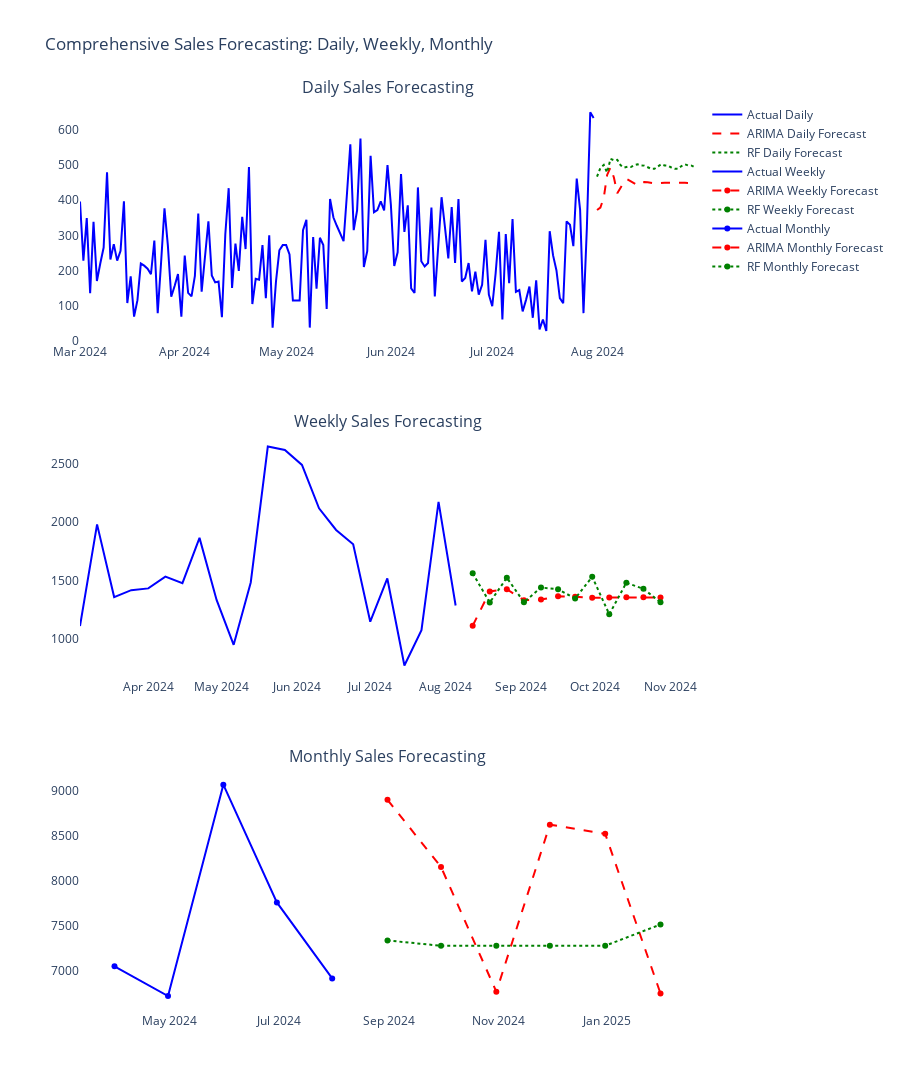

The cell this chart's notebook holds for it:
### Code cell
import pandas as pd
import numpy as np
import plotly.graph_objects as go
from plotly.subplots import make_subplots
from statsmodels.tsa.arima.model import ARIMA
from sklearn.ensemble import RandomForestRegressor

# Load data
df = pd.read_csv("index.csv")
df['date'] = pd.to_datetime(df['date'])

# Create subplots
fig = make_subplots(
    rows=3, cols=1,
    subplot_titles=(
        'Daily Sales Forecasting',
        'Weekly Sales Forecasting',
        'Monthly Sales Forecasting'
    ),
    vertical_spacing=0.1
)

# -------------------- DAILY FORECASTING --------------------
daily_sales = df.groupby('date')['money'].sum().reset_index()
daily_sales.columns = ['date', 'total_revenue']
daily_sales.set_index('date', inplace=True)
daily_sales = daily_sales.asfreq('D').fillna(method='ffill')

# ARIMA
arima_daily = ARIMA(daily_sales['total_revenue'], order=(5,1,0)).fit()
arima_forecast_daily = arima_daily.get_forecast(steps=30).summary_frame()
arima_forecast_daily['date'] = pd.date_range(daily_sales.index[-1] + pd.Timedelta(days=1), periods=30)
arima_forecast_daily.set_index('date', inplace=True)

# Random Forest
rf_daily = daily_sales.copy()
rf_daily['day_of_year'] = rf_daily.index.dayofyear
rf_daily['week_of_year'] = rf_daily.index.isocalendar().week
rf_daily['month'] = rf_daily.index.month
rf_daily['day_of_week'] = rf_daily.index.dayofweek
for lag in range(1, 8):
    rf_daily[f'lag_{lag}'] = rf_daily['total_revenue'].shift(lag)
rf_daily.dropna(inplace=True)
feature_cols_daily = ['day_of_year','week_of_year','month','day_of_week'] + [f'lag_{lag}' for lag in range(1,8)]
rf_model_daily = RandomForestRegressor(n_estimators=100, random_state=42).fit(rf_daily[feature_cols_daily], rf_daily['total_revenue'])

# Forecast next 30 days recursively
future_dates_daily = pd.date_range(daily_sales.index[-1]+pd.Timedelta(days=1), periods=30)
future_preds_daily = []
last_values_daily = daily_sales['total_revenue'][-7:].tolist()
for d in future_dates_daily:
    features = [d.dayofyear, d.isocalendar().week, d.month, d.dayofweek] + last_values_daily[-7:]
    pred = rf_model_daily.predict([features])[0]
    future_preds_daily.append(pred)
    last_values_daily.append(pred)

rf_forecast_daily = pd.DataFrame({'total_revenue': future_preds_daily}, index=future_dates_daily)

# Add daily traces
fig.add_trace(go.Scatter(x=daily_sales.index, y=daily_sales['total_revenue'], name='Actual Daily', line=dict(color='blue')), row=1, col=1)
fig.add_trace(go.Scatter(x=arima_forecast_daily.index, y=arima_forecast_daily['mean'], name='ARIMA Daily Forecast', line=dict(color='red', dash='dash')), row=1, col=1)
fig.add_trace(go.Scatter(x=rf_forecast_daily.index, y=rf_forecast_daily['total_revenue'], name='RF Daily Forecast', line=dict(color='green', dash='dot')), row=1, col=1)

# -------------------- WEEKLY FORECASTING --------------------
weekly_sales = df.groupby(pd.Grouper(key='date', freq='W-MON'))['money'].sum().reset_index()
weekly_sales.columns = ['week', 'total_revenue']
weekly_sales.set_index('week', inplace=True)
weekly_sales = weekly_sales.asfreq('W-MON').fillna(method='ffill')

arima_weekly = ARIMA(weekly_sales['total_revenue'], order=(3,1,0)).fit()
arima_forecast_weekly = arima_weekly.get_forecast(steps=12).summary_frame()
arima_forecast_weekly['week'] = pd.date_range(weekly_sales.index[-1]+pd.Timedelta(weeks=1), periods=12, freq='W-MON')
arima_forecast_weekly.set_index('week', inplace=True)

rf_weekly = weekly_sales.copy()
rf_weekly['week_of_year'] = rf_weekly.index.isocalendar().week
rf_weekly['month'] = rf_weekly.index.month
rf_weekly['quarter'] = rf_weekly.index.quarter
for lag in range(1,5):
    rf_weekly[f'lag_{lag}'] = rf_weekly['total_revenue'].shift(lag)
rf_weekly.dropna(inplace=True)
feature_cols_weekly = ['week_of_year','month','quarter'] + [f'lag_{lag}' for lag in range(1,5)]
rf_model_weekly = RandomForestRegressor(n_estimators=100, random_state=42).fit(rf_weekly[feature_cols_weekly], rf_weekly['total_revenue'])

# Recursive 12-week forecast
future_weeks = pd.date_range(weekly_sales.index[-1]+pd.Timedelta(weeks=1), periods=12, freq='W-MON')
future_preds_weekly = []
last_values_weekly = weekly_sales['total_revenue'][-4:].tolist()
for w in future_weeks:
    features = [w.isocalendar().week, w.month, w.quarter] + last_values_weekly[-4:]
    pred = rf_model_weekly.predict([features])[0]
    future_preds_weekly.append(pred)
    last_values_weekly.append(pred)

rf_forecast_weekly = pd.DataFrame({'total_revenue': future_preds_weekly}, index=future_weeks)

# Add weekly traces
fig.add_trace(go.Scatter(x=weekly_sales.index, y=weekly_sales['total_revenue'], name='Actual Weekly', line=dict(color='blue')), row=2, col=1)
fig.add_trace(go.Scatter(x=arima_forecast_weekly.index, y=arima_forecast_weekly['mean'], name='ARIMA Weekly Forecast', line=dict(color='red', dash='dash')), row=2, col=1)
fig.add_trace(go.Scatter(x=rf_forecast_weekly.index, y=rf_forecast_weekly['total_revenue'], name='RF Weekly Forecast', line=dict(color='green', dash='dot')), row=2, col=1)

# -------------------- MONTHLY FORECASTING --------------------
monthly_sales = df.groupby(pd.Grouper(key='date', freq='M'))['money'].sum().reset_index()
monthly_sales.columns = ['month','total_revenue']
monthly_sales.set_index('month', inplace=True)
monthly_sales = monthly_sales.asfreq('M').fillna(method='ffill')

arima_monthly = ARIMA(monthly_sales['total_revenue'], order=(2,1,0)).fit()
arima_forecast_monthly = arima_monthly.get_forecast(steps=6).summary_frame()
arima_forecast_monthly['month'] = pd.date_range(monthly_sales.index[-1]+pd.offsets.MonthEnd(1), periods=6, freq='M')
arima_forecast_monthly.set_index('month', inplace=True)

rf_monthly = monthly_sales.copy()
rf_monthly['month_of_year'] = rf_monthly.index.month
rf_monthly['quarter'] = rf_monthly.index.quarter
for lag in range(1,4):
    rf_monthly[f'lag_{lag}'] = rf_monthly['total_revenue'].shift(lag)
rf_monthly.dropna(inplace=True)
feature_cols_monthly = ['month_of_year','quarter'] + [f'lag_{lag}' for lag in range(1,4)]
rf_model_monthly = RandomForestRegressor(n_estimators=100, random_state=42).fit(rf_monthly[feature_cols_monthly], rf_monthly['total_revenue'])

# Recursive 6-month forecast
future_months = pd.date_range(monthly_sales.index[-1]+pd.offsets.MonthEnd(1), periods=6, freq='M')
future_preds_monthly = []
last_values_monthly = monthly_sales['total_revenue'][-3:].tolist()
for m in future_months:
    features = [m.month, m.quarter] + last_values_monthly[-3:]
    pred = rf_model_monthly.predict([features])[0]
    future_preds_monthly.append(pred)
    last_values_monthly.append(pred)

rf_forecast_monthly = pd.DataFrame({'total_revenue': future_preds_monthly}, index=future_months)

# Add monthly traces
fig.add_trace(go.Scatter(x=monthly_sales.index, y=monthly_sales['total_revenue'], name='Actual Monthly', line=dict(color='blue')), row=3, col=1)
fig.add_trace(go.Scatter(x=arima_forecast_monthly.index, y=arima_forecast_monthly['mean'], name='ARIMA Monthly Forecast', line=dict(color='red', dash='dash')), row=3, col=1)
fig.add_trace(go.Scatter(x=rf_forecast_monthly.index, y=rf_forecast_monthly['total_revenue'], name='RF Monthly Forecast', line=dict(color='green', dash='dot')), row=3, col=1)

# Layout
fig.update_layout(
    title='Comprehensive Sales Forecasting: Daily, Weekly, Monthly',
    height=1200,
    plot_bgcolor='white'
)
fig.show()

### Figure 1 — Plotly figure (JSON) as saved in the notebook; plotly's stock layout.template omitted (floating-point values rounded to 4 significant figures; data arrays with more than 128 entries replaced by an {"elided": "..."} marker saying what was removed)
{"data": [{"line": {"color": "blue"}, "name": "Actual Daily", "type": "scatter", "x": {"elided": "153 str values"}, "xaxis": "x", "y": {"elided": "153 float values"}, "yaxis": "y"}, {"line": {"color": "red", "dash": "dash"}, "name": "ARIMA Daily Forecast", "type": "scatter", "x": ["2024-08-01T00:00:00.000000000", "2024-08-02T00:00:00.000000000", "2024-08-03T00:00:00.000000000", "2024-08-04T00:00:00.000000000", "2024-08-05T00:00:00.000000000", "2024-08-06T00:00:00.000000000", "2024-08-07T00:00:00.000000000", "2024-08-08T00:00:00.000000000", "2024-08-09T00:00:00.000000000", "2024-08-10T00:00:00.000000000", "2024-08-11T00:00:00.000000000", "2024-08-12T00:00:00.000000000", "2024-08-13T00:00:00.000000000", "2024-08-14T00:00:00.000000000", "2024-08-15T00:00:00.000000000", "2024-08-16T00:00:00.000000000", "2024-08-17T00:00:00.000000000", "2024-08-18T00:00:00.000000000", "2024-08-19T00:00:00.000000000", "2024-08-20T00:00:00.000000000", "2024-08-21T00:00:00.000000000", "2024-08-22T00:00:00.000000000", "2024-08-23T00:00:00.000000000", "2024-08-24T00:00:00.000000000", "2024-08-25T00:00:00.000000000", "2024-08-26T00:00:00.000000000", "2024-08-27T00:00:00.000000000", "2024-08-28T00:00:00.000000000", "2024-08-29T00:00:00.000000000", "2024-08-30T00:00:00.000000000"], "xaxis": "x", "y": [372.1, 379.2, 407.2, 471.9, 493.2, 464.6, 419.9, 436.2, 452.0, 459.6, 454.1, 447.1, 442.9, 448.9, 451.7, 451.2, 448.9, 448.2, 448.5, 449.8, 449.9, 449.4, 449.0, 449.1, 449.3, 449.4, 449.3, 449.2, 449.2, 449.3], "yaxis": "y"}, {"line": {"color": "green", "dash": "dot"}, "name": "RF Daily Forecast", "type": "scatter", "x": ["2024-08-01T00:00:00.000000000", "2024-08-02T00:00:00.000000000", "2024-08-03T00:00:00.000000000", "2024-08-04T00:00:00.000000000", "2024-08-05T00:00:00.000000000", "2024-08-06T00:00:00.000000000", "2024-08-07T00:00:00.000000000", "2024-08-08T00:00:00.000000000", "2024-08-09T00:00:00.000000000", "2024-08-10T00:00:00.000000000", "2024-08-11T00:00:00.000000000", "2024-08-12T00:00:00.000000000", "2024-08-13T00:00:00.000000000", "2024-08-14T00:00:00.000000000", "2024-08-15T00:00:00.000000000", "2024-08-16T00:00:00.000000000", "2024-08-17T00:00:00.000000000", "2024-08-18T00:00:00.000000000", "2024-08-19T00:00:00.000000000", "2024-08-20T00:00:00.000000000", "2024-08-21T00:00:00.000000000", "2024-08-22T00:00:00.000000000", "2024-08-23T00:00:00.000000000", "2024-08-24T00:00:00.000000000", "2024-08-25T00:00:00.000000000", "2024-08-26T00:00:00.000000000", "2024-08-27T00:00:00.000000000", "2024-08-28T00:00:00.000000000", "2024-08-29T00:00:00.000000000", "2024-08-30T00:00:00.000000000"], "xaxis": "x", "y": [467.0, 492.0, 500.2, 479.0, 517.5, 513.8, 515.0, 499.4, 492.9, 495.2, 494.3, 499.9, 502.2, 498.8, 498.4, 493.1, 489.5, 489.5, 497.1, 502.2, 498.8, 498.4, 493.1, 489.5, 489.1, 497.1, 502.2, 498.8, 498.4, 493.1], "yaxis": "y"}, {"line": {"color": "blue"}, "name": "Actual Weekly", "type": "scatter", "x": ["2024-03-04T00:00:00.000000000", "2024-03-11T00:00:00.000000000", "2024-03-18T00:00:00.000000000", "2024-03-25T00:00:00.000000000", "2024-04-01T00:00:00.000000000", "2024-04-08T00:00:00.000000000", "2024-04-15T00:00:00.000000000", "2024-04-22T00:00:00.000000000", "2024-04-29T00:00:00.000000000", "2024-05-06T00:00:00.000000000", "2024-05-13T00:00:00.000000000", "2024-05-20T00:00:00.000000000", "2024-05-27T00:00:00.000000000", "2024-06-03T00:00:00.000000000", "2024-06-10T00:00:00.000000000", "2024-06-17T00:00:00.000000000", "2024-06-24T00:00:00.000000000", "2024-07-01T00:00:00.000000000", "2024-07-08T00:00:00.000000000", "2024-07-15T00:00:00.000000000", "2024-07-22T00:00:00.000000000", "2024-07-29T00:00:00.000000000", "2024-08-05T00:00:00.000000000"], "xaxis": "x2", "y": [1109.0, 1980.0, 1357.0, 1416.0, 1431.0, 1532.0, 1476.0, 1865.0, 1332.0, 947.1, 1482.0, 2648.0, 2619.0, 2491.0, 2118.0, 1933.0, 1810.0, 1145.0, 1517.0, 770.0, 1072.0, 2174.0, 1284.0], "yaxis": "y2"}, {"line": {"color": "red", "dash": "dash"}, "name": "ARIMA Weekly Forecast", "type": "scatter", "x": ["2024-08-12T00:00:00.000000000", "2024-08-19T00:00:00.000000000", "2024-08-26T00:00:00.000000000", "2024-09-02T00:00:00.000000000", "2024-09-09T00:00:00.000000000", "2024-09-16T00:00:00.000000000", "2024-09-23T00:00:00.000000000", "2024-09-30T00:00:00.000000000", "2024-10-07T00:00:00.000000000", "2024-10-14T00:00:00.000000000", "2024-10-21T00:00:00.000000000", "2024-10-28T00:00:00.000000000"], "xaxis": "x2", "y": [1111.0, 1405.0, 1424.0, 1330.0, 1335.0, 1364.0, 1359.0, 1350.0, 1353.0, 1355.0, 1354.0, 1354.0], "yaxis": "y2"}, {"line": {"color": "green", "dash": "dot"}, "name": "RF Weekly Forecast", "type": "scatter", "x": ["2024-08-12T00:00:00.000000000", "2024-08-19T00:00:00.000000000", "2024-08-26T00:00:00.000000000", "2024-09-02T00:00:00.000000000", "2024-09-09T00:00:00.000000000", "2024-09-16T00:00:00.000000000", "2024-09-23T00:00:00.000000000", "2024-09-30T00:00:00.000000000", "2024-10-07T00:00:00.000000000", "2024-10-14T00:00:00.000000000", "2024-10-21T00:00:00.000000000", "2024-10-28T00:00:00.000000000"], "xaxis": "x2", "y": [1561.0, 1310.0, 1523.0, 1313.0, 1439.0, 1424.0, 1344.0, 1531.0, 1209.0, 1480.0, 1428.0, 1312.0], "yaxis": "y2"}, {"line": {"color": "blue"}, "name": "Actual Monthly", "type": "scatter", "x": ["2024-03-31T00:00:00.000000000", "2024-04-30T00:00:00.000000000", "2024-05-31T00:00:00.000000000", "2024-06-30T00:00:00.000000000", "2024-07-31T00:00:00.000000000"], "xaxis": "x3", "y": [7050.0, 6721.0, 9063.0, 7759.0, 6916.0], "yaxis": "y3"}, {"line": {"color": "red", "dash": "dash"}, "name": "ARIMA Monthly Forecast", "type": "scatter", "x": ["2024-08-31T00:00:00.000000000", "2024-09-30T00:00:00.000000000", "2024-10-31T00:00:00.000000000", "2024-11-30T00:00:00.000000000", "2024-12-31T00:00:00.000000000", "2025-01-31T00:00:00.000000000"], "xaxis": "x3", "y": [8896.0, 8152.0, 6769.0, 8621.0, 8519.0, 6749.0], "yaxis": "y3"}, {"line": {"color": "green", "dash": "dot"}, "name": "RF Monthly Forecast", "type": "scatter", "x": ["2024-08-31T00:00:00.000000000", "2024-09-30T00:00:00.000000000", "2024-10-31T00:00:00.000000000", "2024-11-30T00:00:00.000000000", "2024-12-31T00:00:00.000000000", "2025-01-31T00:00:00.000000000"], "xaxis": "x3", "y": [7337.0, 7278.0, 7278.0, 7278.0, 7278.0, 7514.0], "yaxis": "y3"}], "layout": {"annotations": [{"font": {"size": 16}, "showarrow": false, "text": "Daily Sales Forecasting", "x": 0.5, "xanchor": "center", "xref": "paper", "y": 1, "yanchor": "bottom", "yref": "paper"}, {"font": {"size": 16}, "showarrow": false, "text": "Weekly Sales Forecasting", "x": 0.5, "xanchor": "center", "xref": "paper", "y": 0.6333, "yanchor": "bottom", "yref": "paper"}, {"font": {"size": 16}, "showarrow": false, "text": "Monthly Sales Forecasting", "x": 0.5, "xanchor": "center", "xref": "paper", "y": 0.2667, "yanchor": "bottom", "yref": "paper"}], "height": 1200, "plot_bgcolor": "white", "title": {"text": "Comprehensive Sales Forecasting: Daily, Weekly, Monthly"}, "xaxis": {"anchor": "y", "domain": [0, 1]}, "xaxis2": {"anchor": "y2", "domain": [0, 1]}, "xaxis3": {"anchor": "y3", "domain": [0, 1]}, "yaxis": {"anchor": "x", "domain": [0.7333, 1]}, "yaxis2": {"anchor": "x2", "domain": [0.3667, 0.6333]}, "yaxis3": {"anchor": "x3", "domain": [0, 0.2667]}}}
